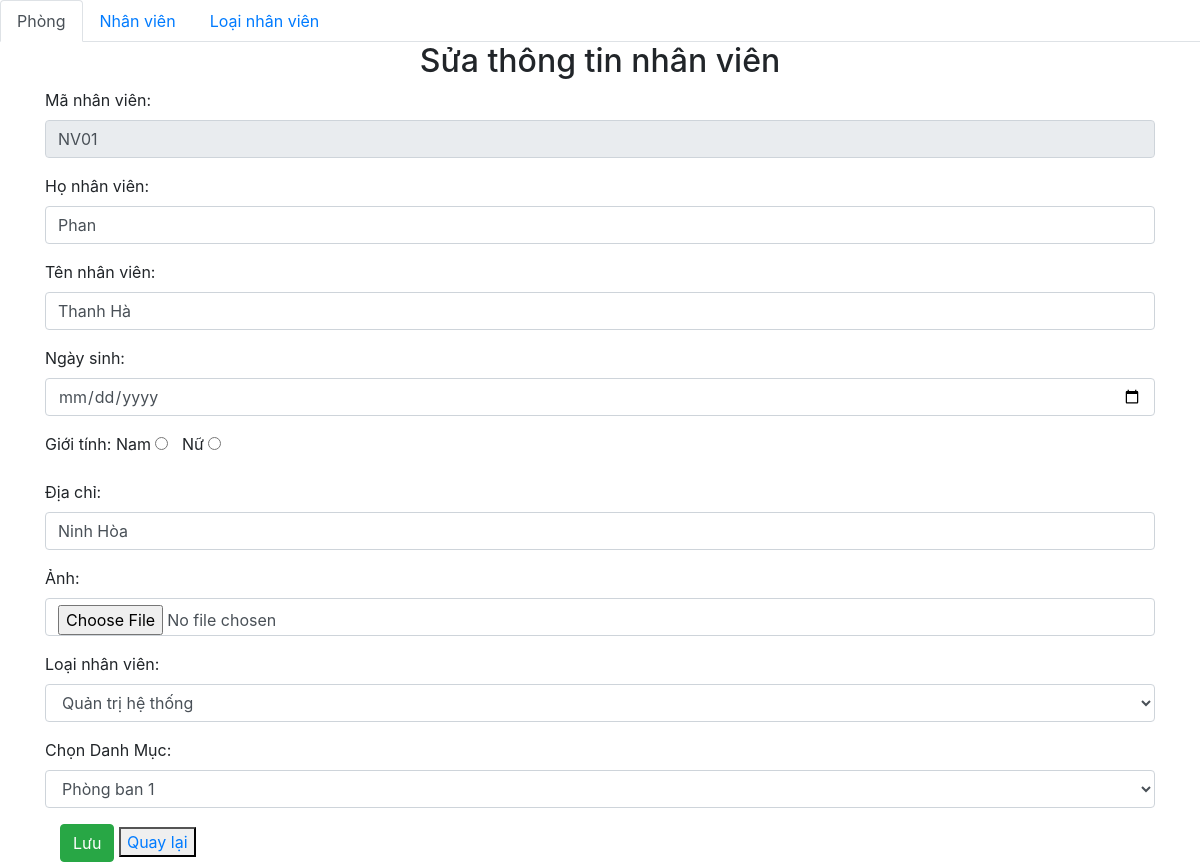
/nhanvien/edit.php?manv=NV01, run on an earlier commit of the app's database.
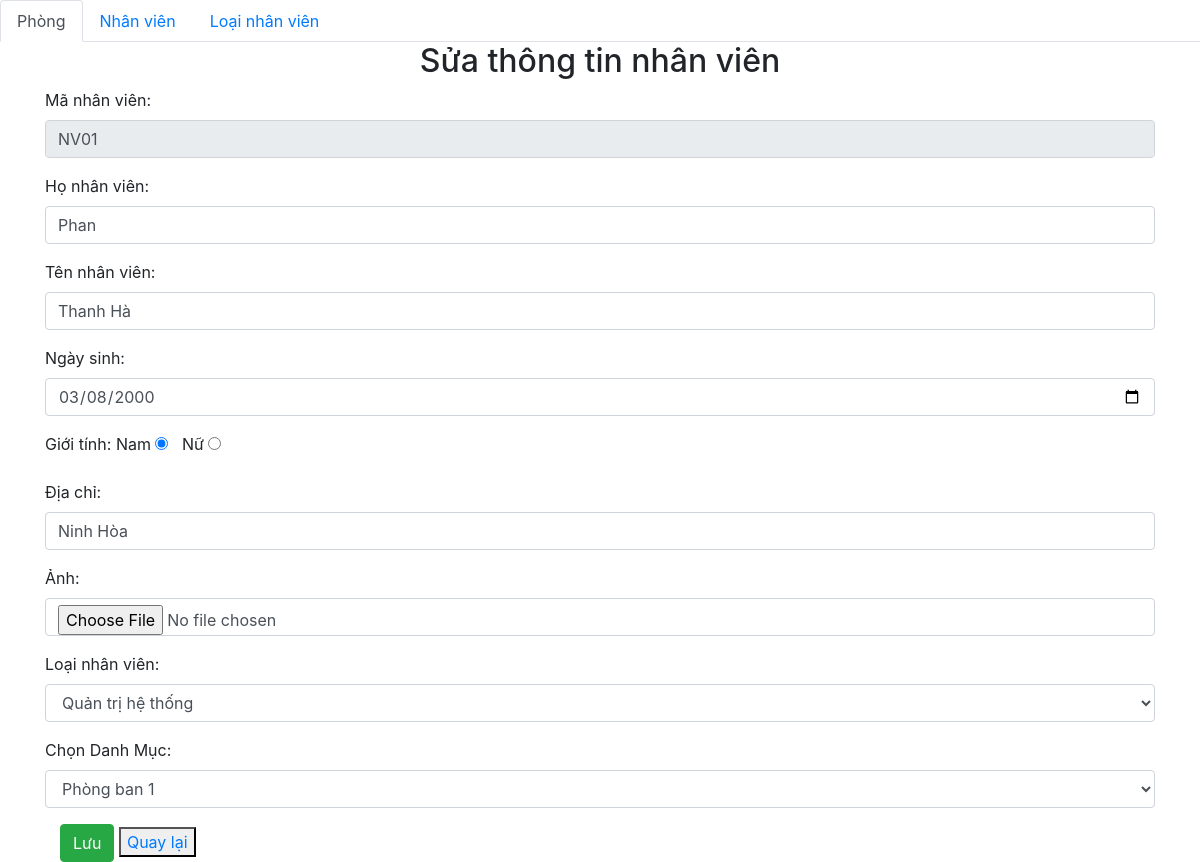
And on a later commit of the database.
### tables this page shows
create table nhanvien (
	manv varchar(10) not null primary key,
    honv varchar(50) not null,
	tennv varchar(50) not null,	
	ngaysinh date not null,
    gioitinh tinyint not null,
	diachi varchar(50) not null,
	anh varchar(250) not null,
	maloai varchar(20) not null,
    maphong varchar(20) not null,
	constraint nv_lnv_fk foreign key (maloai) references loainv (maloai),
    constraint nv_mp_fk foreign key (maphong) references phongban (maphong)
	ON UPDATE CASCADE
	ON DELETE CASCADE
);

### nhanvien/edit.php (the view, shortened to what the changed rows need)
<?php
require_once('../db/connect.php');
?>
<!DOCTYPE html>
<html>
<head>
    <link rel="stylesheet" href="https://maxcdn.bootstrapcdn.com/bootstrap/4.4.1/css/bootstrap.min.css">
</head>
<body>
    <?php
    if (isset($_GET['manv'])) {
        $manv       = $_GET['manv'];
        $sql      = "select * from nhanvien where manv = '$manv'";
        $result = mysqli_query($connect, $sql);
        $row = null;
        if ($result != null) {
            $row    = mysqli_fetch_array($result, 1);
        }
        $honv = $row['honv'];
        $tennv = $row['tennv'];
        $ngaysinh = $row['ngaysinh'];
        $diachi = $row['diachi'];
        $ten_hinh = $row['anh'];
    }
    ?>
    <div class="container">
        <div class="panel panel-primary">
            <div class="panel-heading">
                <h2 class="text-center">Sửa thông tin nhân viên</h2>
            </div>
            <div class="panel-body">
                <form action="" method="post" enctype="multipart/form-data">
                    <div class="form-group">
                        <label>Họ nhân viên:</label>
                        <input type="text" class="form-control" name="honv" value="<?= $honv ?>">
                    </div>
                    <div class="form-group">
                        <label>Tên nhân viên:</label>
                        <input type="text" class="form-control" name="tennv" value="<?= $tennv ?>">
                    </div>
                    <div class="form-group">
                        <label>Ngày sinh:</label>
                        <input type="date" class="form-control" name="ngaysinh" value="<?= $ngaysinh ?>">
                    </div>
                    <div class="form-group">
                        <label>Giới tính:</label>
                        Nam <input id="gioitinh" name="gioitinh" type="radio" value="1" <?php echo $row['gioitinh']  == 1 ? 'checked' : '' ?> /> &nbsp;
                        Nữ <input id="gioitinh" name="gioitinh" type="radio" value="0" <?php echo $row['gioitinh'] == 0 ? 'checked' : '' ?> />
                    </div>
                    <div class="form-group">
                        <label>Địa chỉ:</label>
                        <input type="text" class="form-control" name="diachi" value="<?= $diachi ?>">
                    </div>
                    <div class="form-group">
                        <label>Ảnh:</label>
                        <input type="file" class="form-control" name="anh" value="<?= $ten_hinh ?>">
                    </div>
                </form>
            </div>
        </div>
    </div>
</body>
</html>

What changed in the data, as far as the page shows it:
changed nhanvien "Phan": ngaysinh (not shown) → "03/08/2000"; gioitinh "☐" → "☑"
